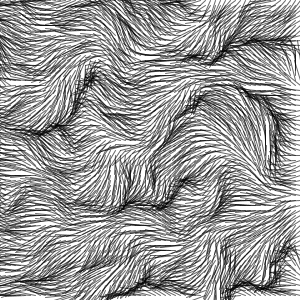
Frame 1 (no input)
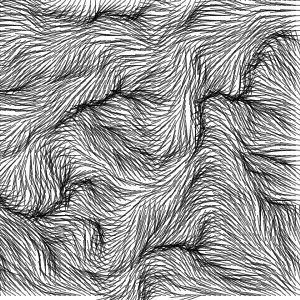
Frame 60 (the mouse pressed at the canvas centre just before this capture)
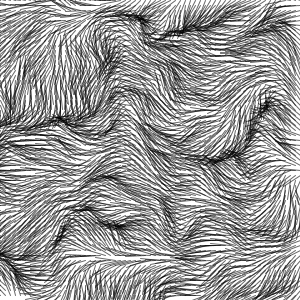
Frame 120 (the mouse held since frame 60 and released just before this capture)

The Processing sketch that drew these frames (run headless with seeded random() and noise(); from frame 60 on, the mouse is pressed at the canvas centre):

// Processing sketch: ch5_3
// ── ch5_3.pde
void setup() {
  size(300, 300);
  smooth();
}


void draw() {
  background(255);

  float xstart = random(10);
  float ynoiseInit = random(10);
  int cols = width / 5 + 1;
  int rows = height / 5;

  for (int i = 0; i < cols * rows; i++) {
    int xi = i % cols;
    int yi = i / cols;
    int x = xi * 5;
    int y = yi * 5;
    float xnoise = xstart + (xi + 1) * 0.1;
    float ynoise = ynoiseInit + (yi + 1) * 0.1;
    drawPoint(x, y, noise(xnoise, ynoise));
  }
}

void drawPoint(float x, float y, float noiseFactor) {
  pushMatrix();
  translate(x, y);
  rotate(noiseFactor * radians(360));
  stroke(0, 150);
  line(0, 0, 20, 0);
  popMatrix();
}
